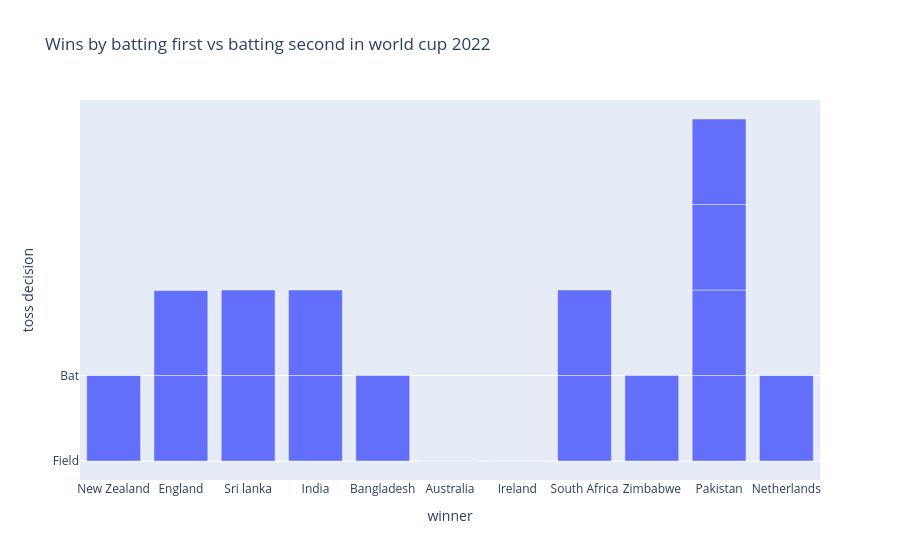

Notebook code for this chart:
### Code cell
fig=px.bar(df,x=df["winner"],y=df["toss decision"],title="Wins by batting first vs batting second in world cup 2022")
fig.show()

### Figure 1 — Plotly figure (JSON) as saved in the notebook; plotly's stock layout.template omitted (floating-point values rounded to 4 significant figures)
{"data": [{"hovertemplate": "winner=%{x}<br>toss decision=%{y}<extra></extra>", "legendgroup": "", "marker": {"color": "#636efa", "pattern": {"shape": ""}}, "name": "", "orientation": "v", "showlegend": false, "textposition": "auto", "type": "bar", "x": ["New Zealand", "England", "Sri lanka", "India", "Bangladesh", "Australia", "Ireland", "South Africa", "India", "Zimbabwe", "New Zealand", "Bangladesh", "Pakistan", "South Africa", "Australia", "Sri lanka", "England", "Netherlands", "India", "Pakistan", "New Zealand", "Australia", "England", "Netherlands", "Pakistan", "India", "Pakistan", "England", "England"], "xaxis": "x", "y": ["Field", "Field", "Bat", "Field", "Field", "Field", "Field", "Bat", "Bat", "Bat", "Bat", "Bat", "Bat", "Bat", "Field", "Bat", "Bat", "Bat", "Field", "Bat", "Field", "Field", "Bat", "Field", "Bat", "Bat", "Bat", "Field", "Field"], "yaxis": "y"}], "layout": {"barmode": "relative", "legend": {"tracegroupgap": 0}, "title": {"text": "Wins by batting first vs batting second in world cup 2022"}, "xaxis": {"anchor": "y", "domain": [0, 1], "title": {"text": "winner"}}, "yaxis": {"anchor": "x", "domain": [0, 1], "title": {"text": "toss decision"}}}}
